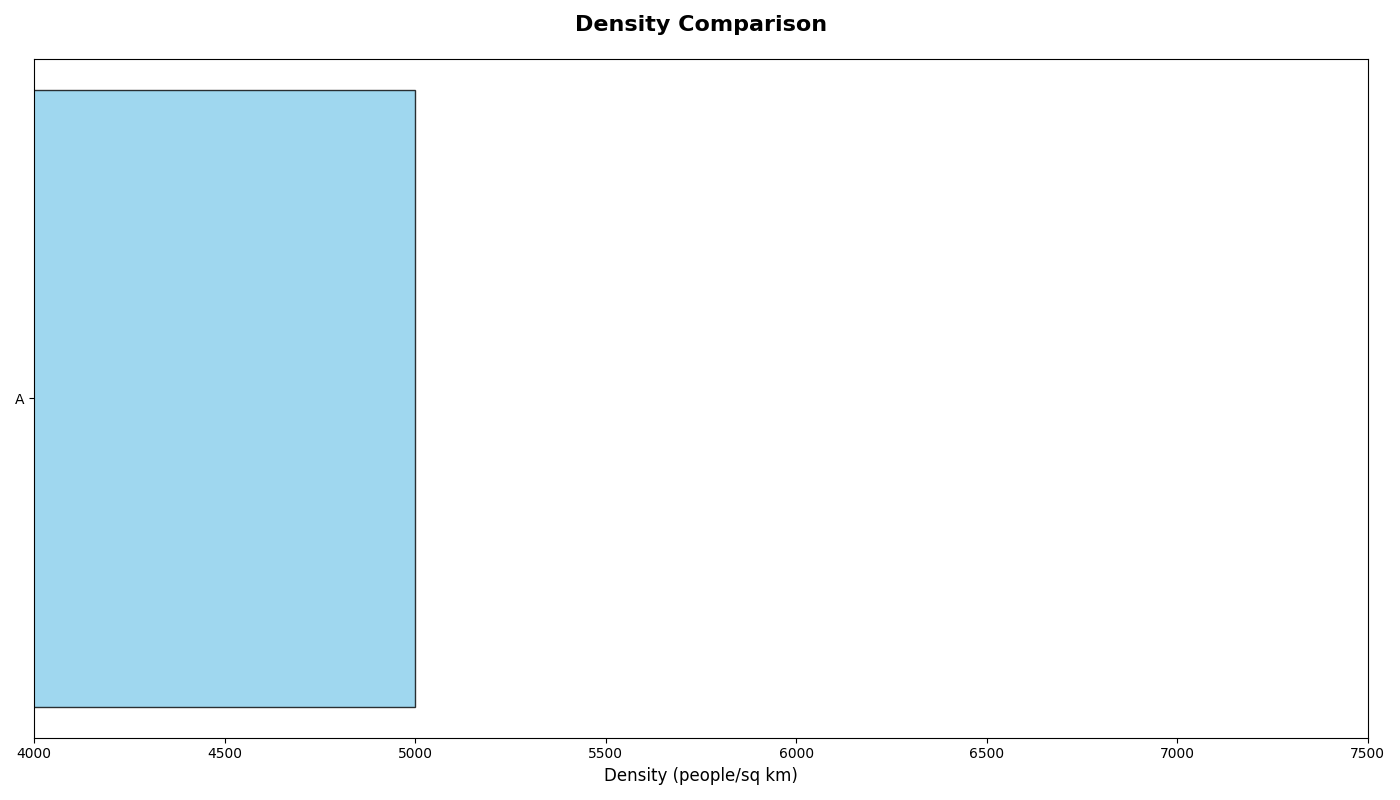

Source code (Python):
import matplotlib.pyplot as plt

# Data for the city
cities = ['A']
population_density = [5000]

fig, ax = plt.subplots(figsize=(14, 8))

# Plotting horizontal bar plot
ax.barh(cities, population_density, color='skyblue', edgecolor='black', alpha=0.8)

ax.set_title("Density Comparison", fontsize=16, fontweight='bold', pad=20)
ax.set_xlabel('Density (people/sq km)', fontsize=12)

plt.xlim(4000, 7500)
plt.tight_layout()
plt.show()
